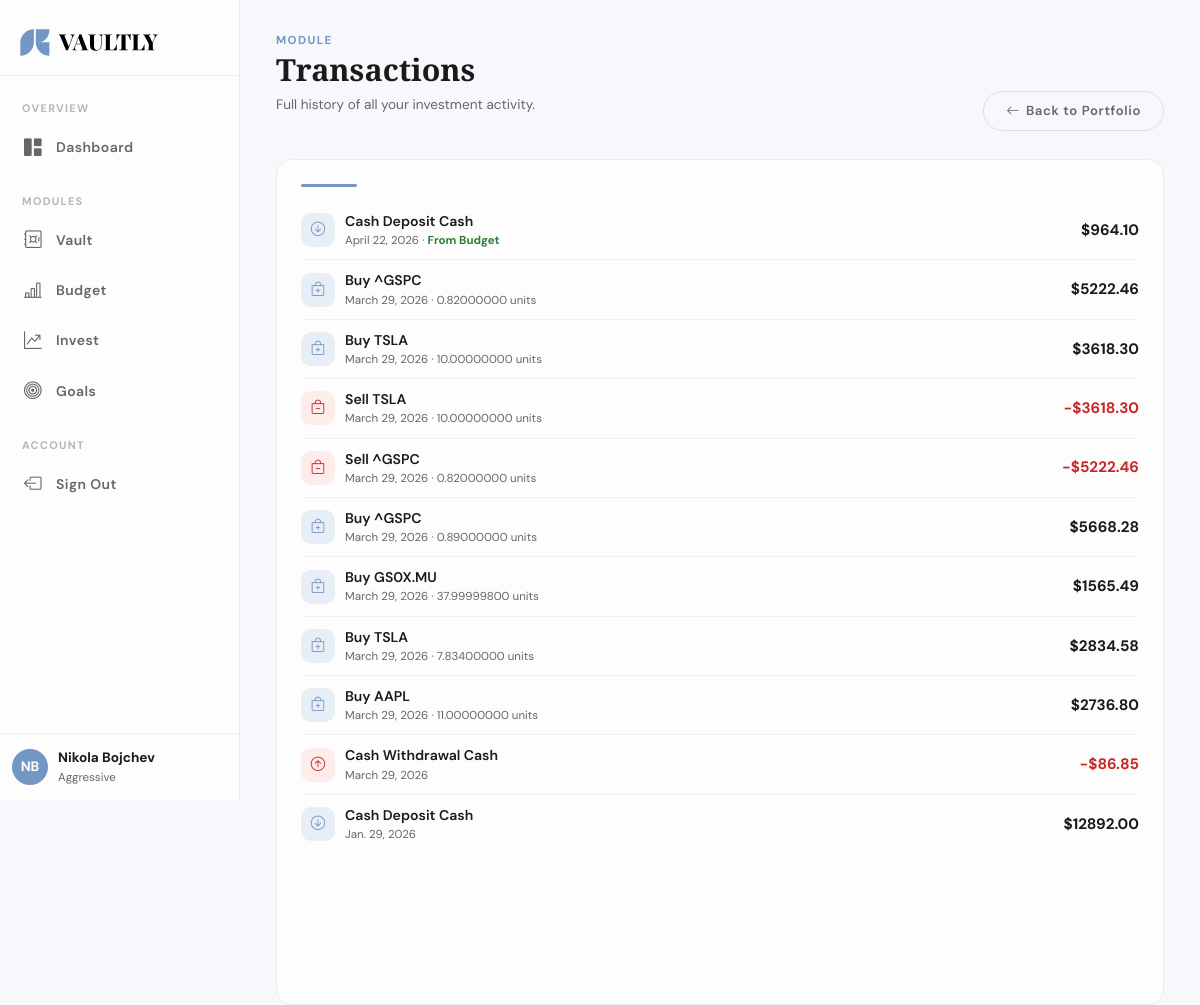
The page /invest/transactions/ (signed in) on the database as committed earlier.
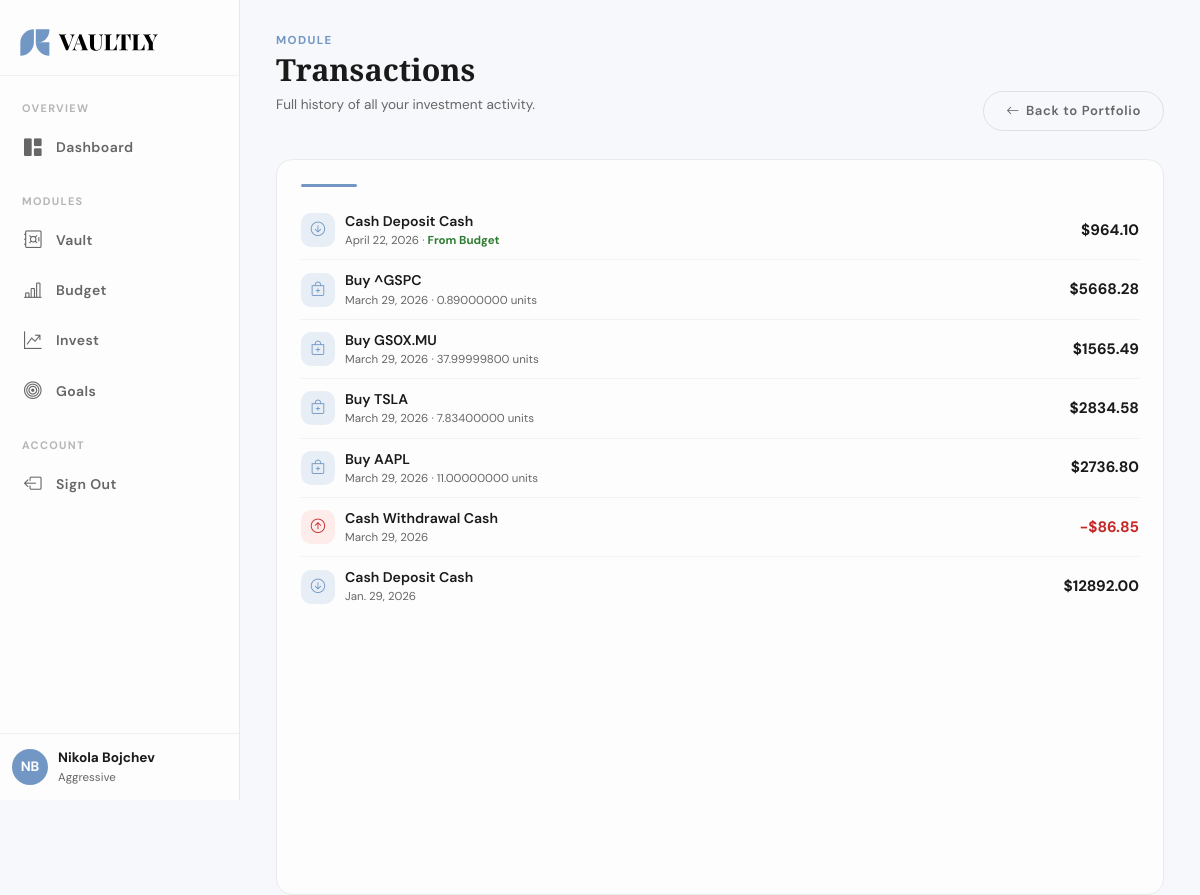
The same page on the database as committed later.
### users/models.py (models this page shows, shortened)
class CustomUser(AbstractUser):
    email = models.EmailField(unique=True)

class UserProfile(BaseModel):
    class RiskTolerance(models.TextChoices):
        CONSERVATIVE = 'conservative', 'Conservative'
        MODERATE     = 'moderate',     'Moderate'
        AGGRESSIVE   = 'aggressive',   'Aggressive'
    RISK_DEFAULTS = {
        'conservative': Decimal('10.00'),
        'moderate':     Decimal('20.00'),
        'aggressive':   Decimal('30.00'),
    }
    user = models.OneToOneField(
        settings.AUTH_USER_MODEL,
        on_delete=models.CASCADE,
        related_name='profile'
    )
    risk_tolerance = models.CharField(
        max_length=20,
        choices=RiskTolerance.choices,
        default=RiskTolerance.MODERATE
    )
    custom_invest_percentage = models.DecimalField(
        max_digits=5,
        decimal_places=2,
        null=True,
        blank=True,
        help_text="Overrides risk tolerance suggestion. Leave blank to use default."
    )

### invest/models.py (models this page shows, shortened)
class Transaction(BaseModel):
    class TransactionType(models.TextChoices):
        BUY      = 'buy',      'Buy'
        SELL     = 'sell',     'Sell'
        DEPOSIT  = 'deposit',  'Cash Deposit'
        WITHDRAW = 'withdraw', 'Cash Withdrawal'
    portfolio        = models.ForeignKey(Portfolio, on_delete=models.CASCADE, related_name='transactions')
    security         = models.ForeignKey(Security, on_delete=models.PROTECT, null=True, blank=True)
    account          = models.ForeignKey('vault.Account', on_delete=models.SET_NULL, null=True, blank=True)
    transaction_type = models.CharField(max_length=10, choices=TransactionType.choices)
    quantity         = models.DecimalField(max_digits=18, decimal_places=8, null=True, blank=True)
    price            = models.DecimalField(max_digits=14, decimal_places=4, null=True, blank=True)
    fees             = models.DecimalField(max_digits=8, decimal_places=2, default=0)
    date             = models.DateField()
    notes            = models.TextField(blank=True)
    from_budget      = models.BooleanField(default=False)
    @property
    def total_value(self):
        if self.transaction_type in ['deposit', 'withdraw']:
            return self.price or Decimal('0')
        if self.quantity is None or self.price is None:
            return Decimal('0')
        return (self.quantity * self.price) + self.fees

class Security(BaseModel):
    class AssetType(models.TextChoices):
        STOCK           = 'stock',           'Stock'
        BOND            = 'bond',            'Bond'
        INVESTMENT_FUND = 'investment_fund', 'Investment Fund'
        PENSION_FUND    = 'pension_fund',    'Pension Fund'
        CRYPTO          = 'crypto',          'Crypto'
        BANK_DEPOSIT    = 'bank_deposit',    'Bank Deposit'
    ticker     = models.CharField(max_length=30, blank=True)
    name       = models.CharField(max_length=200)
    asset_type = models.CharField(max_length=20, choices=AssetType.choices)
    exchange   = models.CharField(max_length=50, blank=True)
    current_price = models.DecimalField(max_digits=14, decimal_places=4, default=0)
    requires_manual_tracking = models.BooleanField(default=False)
    interest_rate = models.DecimalField(max_digits=7, decimal_places=4, null=True, blank=True)
    maturity_date = models.DateField(null=True, blank=True)

### invest/views.py (the view)
# urls.py: path('transactions/',                     views.transactions,      name='transactions'),
@login_required
def transactions(request):
    portfolio = get_object_or_404(Portfolio, user=request.user)
    txs = Transaction.objects.filter(portfolio=portfolio).select_related('security').order_by('-date')
    return render(request, 'invest/transactions.html', {'transactions': txs})

### templates/invest/transactions.html (shortened to what this page needs)
<!DOCTYPE html>
<html lang="en">
<head>
  <link href="https://cdn.jsdelivr.net/npm/bootstrap@5.3.8/dist/css/bootstrap.min.css" rel="stylesheet">
  <link href="https://cdn.jsdelivr.net/npm/bootstrap-icons@1.11.3/font/bootstrap-icons.min.css" rel="stylesheet">
  <link rel="stylesheet" href="../../static/css/app.css">
</head>
<body>
<div class="app-shell">
  <aside class="sidebar" id="sidebar">
    <div class="sidebar-logo-wrap">
      <img src="../../static/img/logo.svg" alt="Vaultly" class="sidebar-logo" id="sidebar-logo">
    </div>
    <ul class="sidebar-nav">
      <li class="sidebar-section-label">OVERVIEW</li>
      <li class="sidebar-nav-item">
        <a href="{% url 'dashboard' %}">
          <i class="bi bi-grid-1x2-fill nav-icon"></i>
          <span class="nav-label">Dashboard</span>
        </a>
      </li>
      <li class="sidebar-section-label" style="margin-top:10px;">MODULES</li>
      <li class="sidebar-nav-item">
        <a href="{% url 'vault:index' %}">
          <i class="bi bi-safe nav-icon"></i>
          <span class="nav-label">Vault</span>
        </a>
      </li>
      <li class="sidebar-nav-item">
        <a href="{% url 'budget:index' %}">
          <i class="bi bi-bar-chart-line nav-icon"></i>
          <span class="nav-label">Budget</span>
        </a>
      </li>
      <li class="sidebar-nav-item active">
        <a href="{% url 'invest:index' %}">
          <i class="bi bi-graph-up-arrow nav-icon"></i>
          <span class="nav-label">Invest</span>
        </a>
      </li>
      <li class="sidebar-nav-item">
        <a href="{% url 'goals:index' %}">
          <i class="bi bi-bullseye nav-icon"></i>
          <span class="nav-label">Goals</span>
        </a>
      </li>
      <li class="sidebar-section-label" style="margin-top:10px;">ACCOUNT</li>
      <li class="sidebar-nav-item">
        <a href="#" onclick="event.preventDefault();document.getElementById('logout-form').submit();">
          <i class="bi bi-box-arrow-left nav-icon"></i>
          <span class="nav-label">Sign Out</span>
        </a>
      </li>
    </ul>
    <div class="sidebar-user">
      <div class="sidebar-user-avatar">
        {{ user.first_name|first|upper }}{{ user.last_name|first|upper }}
      </div>
      <div class="sidebar-user-info">
        <div class="sidebar-user-name">{{ user.get_full_name }}</div>
        <div class="sidebar-user-role">{{ user.profile.get_risk_tolerance_display }}</div>
      </div>
    </div>
  </aside>
  <main class="main-content">
    <div class="page-header">
      <div class="page-header-left">
        <div class="page-eyebrow">Module</div>
        <h1>Transactions</h1>
        <p>Full history of all your investment activity.</p>
      </div>
      <a href="{% url 'invest:index' %}" class="btn-ghost-vaultly">
        <i class="bi bi-arrow-left"></i> Back to Portfolio
      </a>
    </div>
    <div class="widget">
      <div class="vaultly-sep"></div>
      {% for tx in transactions %}
      <div class="account-row">
        <div class="account-row-left">
          <div class="account-icon"
               style="{% if tx.transaction_type == 'buy' or tx.transaction_type == 'deposit' %}background:var(--blue-dim);color:var(--blue);{% else %}background:#fdecea;color:#c62828;{% endif %}">
            <i class="bi {% if tx.transaction_type == 'buy' %}bi-bag-plus{% elif tx.transaction_type == 'sell' %}bi-bag-dash{% elif tx.transaction_type == 'deposit' %}bi-arrow-down-circle{% else %}bi-arrow-up-circle{% endif %}"></i>
          </div>
          <div>
            <div class="account-name">
              {{ tx.get_transaction_type_display }} {% if tx.security %}{{ tx.security.ticker }}{% else %}Cash{% endif %}
            </div>
            <div class="account-type">
              {{ tx.date }}
              {% if tx.quantity %} · {{ tx.quantity }} units{% endif %}
              {% if tx.from_budget %} · <span style="color:#2e7d32;font-weight:700;">From Budget</span>{% endif %}
            </div>
          </div>
        </div>
        <div class="account-balance {% if tx.transaction_type == 'sell' or tx.transaction_type == 'withdraw' %}negative{% endif %}">
          {% if tx.transaction_type == 'sell' or tx.transaction_type == 'withdraw' %}−{% endif %}${{ tx.total_value|floatformat:2 }}
        </div>
      </div>
      {% empty %}
      <p style="text-align:center; padding:40px 0; color:var(--text-muted);">No transactions yet.</p>
      {% endfor %}
    </div>
  </main>
</div>
</body>
</html>

### static/css/app.css (style rules this page uses)
:root { --blue: #7297c5; --blue-light: #9aaec7; --blue-dim: rgba(114, 151, 197, 0.15); --bg: #fdfdfd; --bg-muted: #efefef; --text-dark: #1a1a1a; --text-muted: #666666; --text-subtle: #b7b6b6; --sidebar-w: 240px; --sidebar-w-collapsed: 68px; --transition: 0.25s ease; }
*, *::before, *::after { box-sizing: border-box; margin: 0; padding: 0; }
body { font-family: 'DM Sans', sans-serif; background-color: #f7f8fc; color: var(--text-dark); min-height: 100vh; }
html { background-color: #f7f8fc; }
h1, h2, h3, h4, h5, h6 { font-family: 'Playfair Display', serif; }
.app-shell { display: flex; min-height: 100vh; }
.sidebar { width: var(--sidebar-w); min-height: 100vh; background: var(--bg); border-right: 1px solid #e8e8e8; display: flex; flex-direction: column; position: fixed; top: 0; left: 0; z-index: 200; transition: width var(--transition); overflow: hidden; }
.sidebar-logo-wrap { padding: 20px 16px 10px; display: flex; align-items: center; gap: 10px; min-height: 76px; border-bottom: 1px solid #f0f0f0; }
.sidebar-logo { height: 2.8rem; flex-shrink: 0; }
.sidebar-nav { flex: 1; padding: 16px 10px; list-style: none; display: flex; flex-direction: column; gap: 4px; }
.sidebar-nav-item a { display: flex; align-items: center; gap: 12px; padding: 10px 12px; border-radius: 10px; text-decoration: none; color: var(--text-muted); font-size: 0.875rem; font-weight: 600; letter-spacing: 0.03em; white-space: nowrap; transition: background var(--transition), color var(--transition); }
.sidebar-nav-item .nav-icon { font-size: 1.1rem; flex-shrink: 0; width: 22px; text-align: center; }
.sidebar-nav-item .nav-label { transition: opacity var(--transition); }
.sidebar-section-label { font-size: 0.68rem; font-weight: 700; letter-spacing: 0.12em; text-transform: uppercase; color: var(--text-subtle); padding: 8px 12px 4px; transition: opacity var(--transition); }
.sidebar-user { padding: 14px 12px; border-top: 1px solid #f0f0f0; display: flex; align-items: center; gap: 10px; }
.sidebar-user-avatar { width: 36px; height: 36px; border-radius: 50%; background: var(--blue); display: flex; align-items: center; justify-content: center; color: #fff; font-weight: 700; font-size: 0.85rem; flex-shrink: 0; }
.sidebar-user-info { transition: opacity var(--transition); overflow: hidden; }
.sidebar-user-name { font-size: 0.85rem; font-weight: 700; color: var(--text-dark); white-space: nowrap; }
.sidebar-user-role { font-size: 0.72rem; color: var(--text-muted); white-space: nowrap; }
.main-content { margin-left: var(--sidebar-w); flex: 1; padding: 32px 36px; transition: margin-left var(--transition); background: #f7f8fc; min-height: 100vh; }
.widget { background: var(--bg); border-radius: 16px; border: 1px solid #ebebeb; padding: 24px; height: 100%; }
.account-row { display: flex; align-items: center; justify-content: space-between; padding: 10px 0; border-bottom: 1px solid #f2f2f2; }
.account-row:last-child { border-bottom: none; }
.account-row-left { display: flex; align-items: center; gap: 10px; }
.account-icon { width: 34px; height: 34px; border-radius: 10px; background: var(--blue-dim); display: flex; align-items: center; justify-content: center; color: var(--blue); font-size: 0.9rem; }
.account-name { font-size: 0.88rem; font-weight: 600; color: var(--text-dark); }
.account-type { font-size: 0.72rem; color: var(--text-muted); }
.account-balance { font-size: 0.95rem; font-weight: 700; color: var(--text-dark); }
.account-balance.negative { color: #c62828; }
.vaultly-sep { width: 3.5em; height: 3px; background: var(--blue); border-radius: 2px; margin: 0 0 14px; }
.page-header { display: flex; align-items: flex-end; justify-content: space-between; margin-bottom: 28px; flex-wrap: wrap; gap: 14px; }
.page-header-left .page-eyebrow { font-size: 0.72rem; font-weight: 700; letter-spacing: 0.12em; text-transform: uppercase; color: var(--blue); margin-bottom: 4px; }
.page-header-left h1 { font-size: 1.9rem; font-weight: 600; color: var(--text-dark); line-height: 1.1; }
.page-header-left p { font-size: 0.85rem; color: var(--text-muted); margin-top: 4px; }
.btn-ghost-vaultly { background: transparent; color: var(--text-muted); border: 1px solid #e0e0e0; border-radius: 50px; padding: 9px 22px; font-family: 'DM Sans', sans-serif; font-size: 0.82rem; font-weight: 600; letter-spacing: 0.05em; cursor: pointer; display: inline-flex; align-items: center; gap: 6px; text-decoration: none; transition: border-color var(--transition), color var(--transition); }

Rows that differ between the two databases and show on the page:
removed Transaction: transaction_type "Buy", security.ticker "^GSPC", date "March 29, 2026", quantity "0.82000000", total_value "5222.46"
removed Transaction: transaction_type "Buy", security.ticker "TSLA", date "March 29, 2026", quantity "10.00000000", total_value "3618.30"
removed Transaction: transaction_type "Sell", security.ticker "TSLA", date "March 29, 2026", quantity "10.00000000", total_value "3618.30"
removed Transaction: transaction_type "Sell", security.ticker "^GSPC", date "March 29, 2026", quantity "0.82000000", total_value "5222.46"
